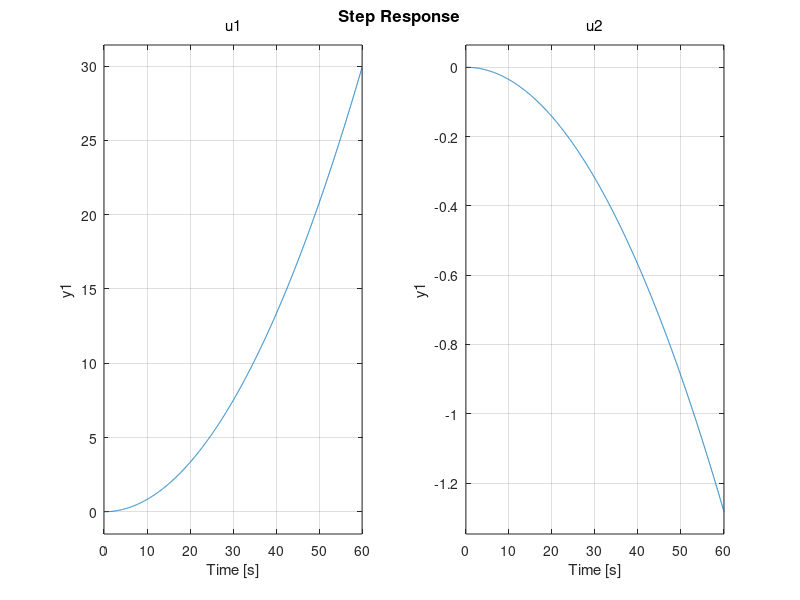

The MATLAB source for this figure:
%Parameters Values
j1=33;
j2=10;
m2=20;
m1=6*m2;
l1=0.5;
l2=0.5;
eccen=0.2;
k=1000;
c=2;

%Flags
thrust_off = false;
torque_off = false;

%Derived Quantities
M11 = (m1*m2)/(m1+m2)*(l1+l2)^2+j1+j2;
M12 = (m1*m2)/(m1+m2)*l2*(l1+l2)+j2;
M22= (m1*m2)/(m1+m2)*l2^2+j2;
M = [M11 M12;
     M12 M22];
C = [0 0;
     0 c];
K = [0 0;
     0 k];
B_T = [1 0]'; 
B_f = [-m2/(m1+m2)*l2-(m2/(m1+m2)-eccen)*l1 -m2/(m1+m2)*l2]';
if ~thrust_off && ~torque_off
    B_matrix = [B_T B_f];
elseif thrust_off && ~torque_off
    B_matrix = B_T;
elseif ~thrust_off && torque_off
    B_matrix = B_f;
else
    B_matrix = [0 0]';
end
[~,num_col_B_mat] = size(B_matrix);

%System Dynamics
%%%Phase Variable - Input1 = T, Input2 = f; Output1 = theta; Output2 = phi;
ssA1 = [zeros(2) eye(2);
      -M\K -M\C];
ssB1 = [zeros(2,num_col_B_mat);
      M\B_matrix];
ssC1 = [1 0 0 0];
ssD1 = 0;
%%%State Space Object 1
ss_1 = ss(ssA1,ssB1,ssC1,ssD1);
%%%Equvalent TF;
tf_1 = tf(ss_1);
%%%System Poles
poles1 = pole(ss_1);
%%%Controllability Matrix
ctrb_ss_1 = ctrb(ss_1);
num_unctrb_ss_1 = length(ssA1) - rank(ctrb_ss_1);
%%%Observability Matrix
obs_ss_1 = obsv(ss_1);
num_unobs_ss_1 = length(ssA1) - rank(obs_ss_1);
%%Step Input (Make Sure to Disable Torquer)
step(ss_1);
